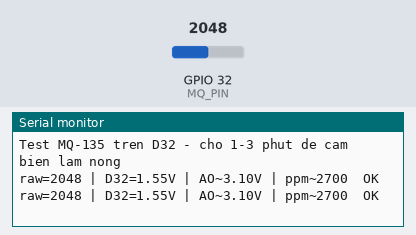
Bench run of a sketch on a simulated ESP32. Parts: the last lines printed to the serial monitor. Inputs (shaded band) come from the test bench; at power-on: GPIO 32 (MQ_PIN) = 2048 (analog values on the 0–4095 scale).

Above: at 1.2 s.
1.3 s: GPIO 32 (MQ_PIN) set to 491
At 3.0 s:
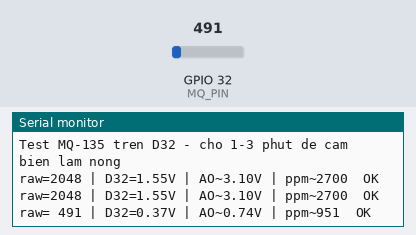
4.3 s: GPIO 32 (MQ_PIN) set to 10
At 6.1 s:
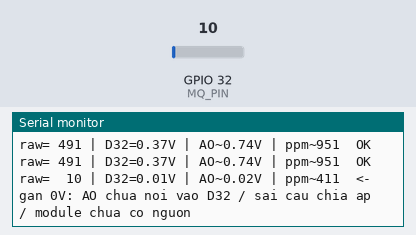
7.3 s: GPIO 32 (MQ_PIN) set to 0
At 8.1 s:
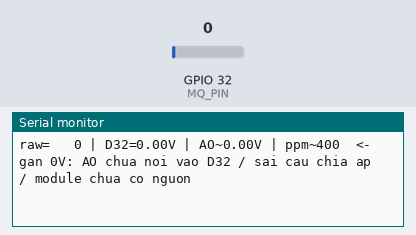
9.9 s: GPIO 32 (MQ_PIN) set to 90
At 11.4 s:
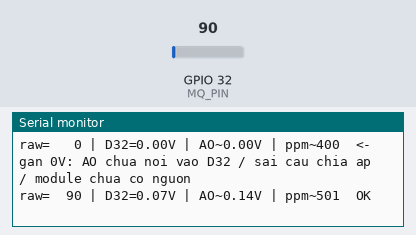
12.9 s: GPIO 32 (MQ_PIN) set to 4040
At 14.6 s:
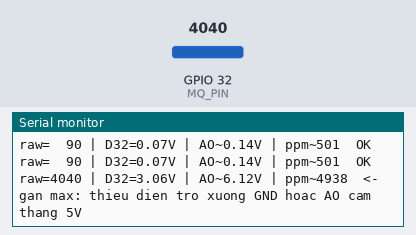

Measured:
- after the input at 1.3 s, the serial monitor: prints a new line after 0.85 s (image 1)
- after the input at 4.3 s, the serial monitor: prints a new line after 1.0 s (image 2)
- after the input at 7.3 s, the serial monitor: prints a new line after 0.12 s (image 3)
- after the input at 9.9 s, the serial monitor: prints a new line after 0.69 s (image 4)
- after the input at 12.9 s, the serial monitor: prints a new line after 0.84 s (image 5)

The sketch:

test_mq135.ino
```cpp
// ===== TEST MODULE MQ-135 TRÊN CHÂN D32 (không cần Wi-Fi) =====
// Đấu dây: VCC -> VIN (5V), GND -> GND,
//          AO -> điện trở -> D32, D32 -> điện trở -> GND (2 điện trở bằng nhau), DO để trống
// Mở Serial Monitor 115200: mỗi giây in số đọc ADC, điện áp tại D32 và ppm ước lượng.
// Thổi hơi / đưa cồn lại gần cảm biến -> số phải TĂNG rõ.

#define MQ_PIN 32

void setup() {
  Serial.begin(115200);
  analogReadResolution(12);                    // 0..4095
  analogSetPinAttenuation(MQ_PIN, ADC_11db);   // đo tới ~3.1V
  Serial.println("Test MQ-135 tren D32 - cho 1-3 phut de cam bien lam nong");
}

void loop() {
  long sum = 0;
  for (int i = 0; i < 10; i++) { sum += analogRead(MQ_PIN); delay(5); }
  int raw = sum / 10;
  float vPin = raw * 3.1 / 4095.0;             // điện áp tại chân D32
  float vAO  = vPin * 2;                       // điện áp thật ở AO (cầu chia đôi)
  int ppm = map(raw, 0, 4095, 400, 5000);

  Serial.printf("raw=%4d | D32=%.2fV | AO~%.2fV | ppm~%d", raw, vPin, vAO, ppm);
  if (raw < 50)        Serial.println("  <- gan 0V: AO chua noi vao D32 / sai cau chia ap / module chua co nguon");
  else if (raw > 4000) Serial.println("  <- gan max: thieu dien tro xuong GND hoac AO cam thang 5V");
  else                 Serial.println("  OK");
  delay(1000);
}
```
